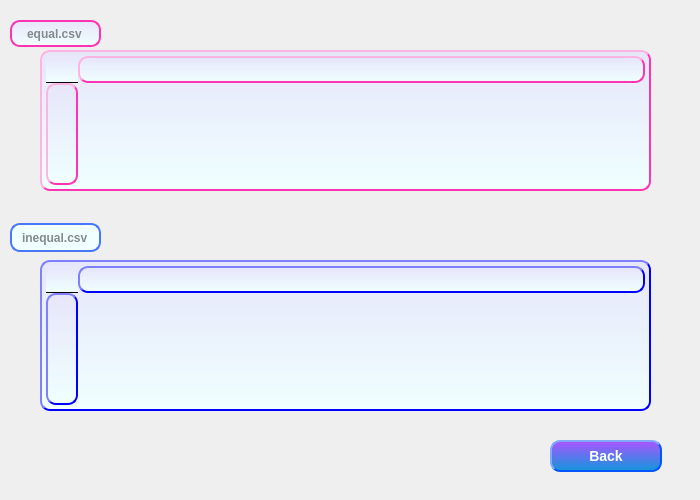
<?xml version="1.0" encoding="UTF-8"?>
<ui version="4.0">
 <class>ResultPage</class>
 <widget class="QWidget" name="ResultPage">
  <property name="geometry">
   <rect>
    <x>0</x>
    <y>0</y>
    <width>700</width>
    <height>500</height>
   </rect>
  </property>
  <property name="windowTitle">
   <string>Form</string>
  </property>
  <widget class="QPushButton" name="CloseBtn">
   <property name="geometry">
    <rect>
     <x>550</x>
     <y>440</y>
     <width>112</width>
     <height>32</height>
    </rect>
   </property>
   <property name="styleSheet">
    <string notr="true">QPushButton
{
    color:#ffffff; /*文字颜色*/
    background-color:qlineargradient(x1: 0, y1: 0, x2: 0, y2: 1, stop:0 #aa55ff, stop: 1 #1296db);/*背景色*/
    border-style:outset; /*边框风格*/
    border-width:2px;/*边框宽度*/
    border-color:#0055ff; /*边框颜色*/
    border-radius:10px; /*边框倒角*/
    font:bold 14px; /*字体*/
    font-family: Segoe UI;
    min-width:100px;/*控件最小宽度*/
    min-height:20px;/*控件最小高度*/
    padding:4px;/*内边距*/
}
QPushButton:hover
{
    color:#ffffff; /*文字颜色*/
    background-color:qlineargradient(x1: 0, y1: 0, x2: 0, y2: 1, stop:0 #ff55ff, stop: 1 #1296db);/*背景色*/
    border-style:outset; /*边框风格*/
    border-width:2px;/*边框宽度*/
    border-color:#0055ff; /*边框颜色*/
    border-radius:10px; /*边框倒角*/
    font:bold 14px; /*字体*/
    font-family: Segoe UI;
    min-width:100px;/*控件最小宽度*/
    min-height:20px;/*控件最小高度*/
    padding:4px;/*内边距*/
}
QPushButton:pressed
{
    color:#ffffff; /*文字颜色*/
    background-color:qlineargradient(x1: 0, y1: 0, x2: 0, y2: 1, stop:0 #ff55ff, stop: 1 #aa00ff);/*背景色*/
    border-style:outset; /*边框风格*/
    border-width:2px;/*边框宽度*/
    border-color:#0055ff; /*边框颜色*/
    border-radius:10px; /*边框倒角*/
    font:bold 14px; /*字体*/
    font-family: Segoe UI;
    min-width:100px;/*控件最小宽度*/
    min-height:20px;/*控件最小高度*/
    padding:4px;/*内边距*/
}</string>
   </property>
   <property name="text">
    <string>Back</string>
   </property>
  </widget>
  <widget class="QTableWidget" name="eq">
   <property name="geometry">
    <rect>
     <x>40</x>
     <y>50</y>
     <width>611</width>
     <height>141</height>
    </rect>
   </property>
   <property name="styleSheet">
    <string notr="true">color:#838B8B; /*文字颜色*/
    background-color:qlineargradient(x1: 0, y1: 0, x2: 0, y2: 1, stop:0 #E6E6FA, stop: 1 #F0FFFF);
    border-style:outset; /*边框风格*/
    border-width:2px;/*边框宽度*/
    border-color:#FF34B3; /*边框颜色*/
    border-radius:10px; /*边框倒角*/
    font:bold 9px; /*字体*/
    font-family: Segoe UI;
    min-width:20px;/*控件最小宽度*/
    min-height:15px;/*控件最小高度*/
    padding:4px;/*内边距*/
</string>
   </property>
  </widget>
  <widget class="QTableWidget" name="neq">
   <property name="geometry">
    <rect>
     <x>40</x>
     <y>260</y>
     <width>611</width>
     <height>151</height>
    </rect>
   </property>
   <property name="styleSheet">
    <string notr="true">color:#838B8B; /*文字颜色*/
    background-color: qlineargradient(x1: 0, y1: 0, x2: 0, y2: 1, stop:0 #E6E6FA, stop: 1 #F0FFFF);
    border-style:outset; /*边框风格*/
    border-width:2px;/*边框宽度*/
    border-color:#0000FF; /*边框颜色*/
    border-radius:10px; /*边框倒角*/
    font:bold 9px; /*字体*/
    font-family: Segoe UI;
    min-width:20px;/*控件最小宽度*/
    min-height:15px;/*控件最小高度*/
    padding:4px;/*内边距*/
</string>
   </property>
  </widget>
  <widget class="QLineEdit" name="lineEdit">
   <property name="geometry">
    <rect>
     <x>10</x>
     <y>223</y>
     <width>91</width>
     <height>29</height>
    </rect>
   </property>
   <property name="styleSheet">
    <string notr="true">color:#838B8B; /*文字颜色*/
    background-color: #F0FFFF;
    border-style:solid; /*边框风格*/
    border-width:2px;/*边框宽度*/
    border-color:#4876FF; /*边框颜色*/
    border-radius:10px; /*边框倒角*/
    font:bold 12px; /*字体*/
    font-family: Segoe UI;
    min-width:30px;/*控件最小宽度*/
    min-height:15px;/*控件最小高度*/
    padding:4px;/*内边距*/
</string>
   </property>
   <property name="text">
    <string>inequal.csv</string>
   </property>
   <property name="alignment">
    <set>Qt::AlignCenter</set>
   </property>
  </widget>
  <widget class="QLineEdit" name="lineEdit_2">
   <property name="geometry">
    <rect>
     <x>10</x>
     <y>20</y>
     <width>91</width>
     <height>27</height>
    </rect>
   </property>
   <property name="styleSheet">
    <string notr="true">color:#838B8B; /*文字颜色*/
    background-color:qlineargradient(x1: 0, y1: 0, x2: 0, y2: 1, stop:0 #E6E6FA, stop: 1 #F0FFFF);
    border-style:solid; /*边框风格*/
    border-width:2px;/*边框宽度*/
    border-color:#FF34B3; /*边框颜色*/
    border-radius:10px; /*边框倒角*/
    font:bold 12px; /*字体*/
    font-family: Segoe UI;
    min-width:20px;/*控件最小宽度*/
    min-height:15px;/*控件最小高度*/
    padding:4px;/*内边距*/
</string>
   </property>
   <property name="text">
    <string>equal.csv</string>
   </property>
   <property name="alignment">
    <set>Qt::AlignCenter</set>
   </property>
  </widget>
 </widget>
 <resources/>
 <connections/>
</ui>
